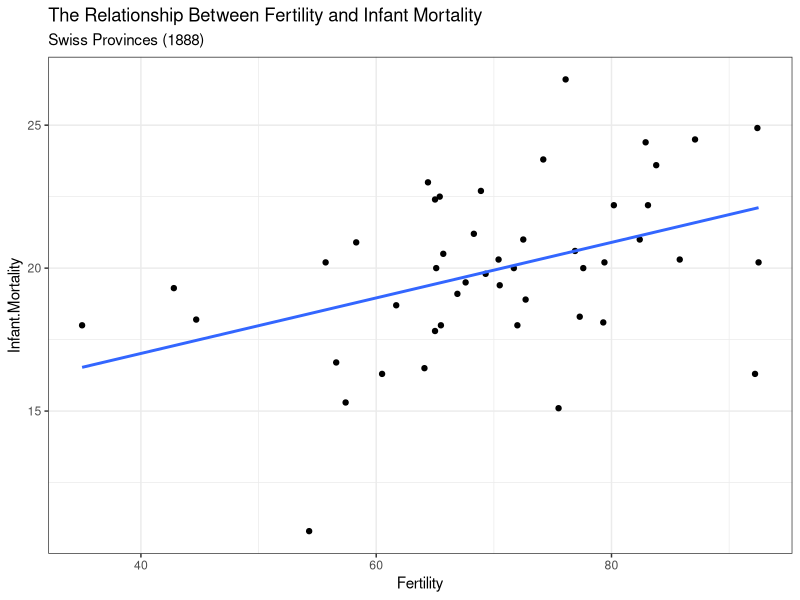

Write R code to recreate this figure.
## ---- chunk 1
knitr::opts_chunk$set(echo = FALSE, warning = FALSE, message = FALSE)
library(tidyverse)
## ---- chunk 2
ggplot(data = swiss,
       mapping = aes(x = Fertility,
                     y = Infant.Mortality)) +
  geom_point() +
  # the line of best fit
  geom_smooth(method = 'lm', se = FALSE) +
  theme_bw() +
  labs(title = 'The Relationship Between Fertility and Infant Mortality',
       subtitle = 'Swiss Provinces (1888)')
## ---- chunk 3
knitr::include_url('slides/07-optimization.html')
